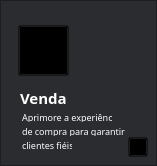
                           <widget class="QFrame" name="frame_venda">
                            <property name="minimumSize">
                             <size>
                              <width>151</width>
                              <height>161</height>
                             </size>
                            </property>
                            <property name="maximumSize">
                             <size>
                              <width>123456</width>
                              <height>123456</height>
                             </size>
                            </property>
                            <property name="styleSheet">
                             <string notr="true">QFrame{
	background-color: rgba(32, 33, 37, 200);
	background-image: url(none);}

QFrame:hover
{border: 0.5px solid rgba(255, 255, 255, 80)}</string>
                            </property>
                            <property name="frameShape">
                             <enum>QFrame::StyledPanel</enum>
                            </property>
                            <property name="frameShadow">
                             <enum>QFrame::Raised</enum>
                            </property>
                            <widget class="QPushButton" name="btn_logo_venda">
                             <property name="geometry">
                              <rect>
                               <x>18</x>
                               <y>25</y>
                               <width>51</width>
                               <height>51</height>
                              </rect>
                             </property>
                             <property name="styleSheet">
                              <string notr="true">background-color: transparent</string>
                             </property>
                             <property name="text">
                              <string/>
                             </property>
                             <property name="icon">
                              <iconset>
                               <normaloff>../../../images/svg_icons/icon_coin.svg</normaloff>../../../images/svg_icons/icon_coin.svg</iconset>
                             </property>
                             <property name="iconSize">
                              <size>
                               <width>49</width>
                               <height>49</height>
                              </size>
                             </property>
                            </widget>
                            <widget class="QLabel" name="lbl_venda">
                             <property name="geometry">
                              <rect>
                               <x>20</x>
                               <y>90</y>
                               <width>50</width>
                               <height>16</height>
                              </rect>
                             </property>
                             <property name="font">
                              <font>
                               <family>Segoe UI Semilight</family>
                               <pointsize>11</pointsize>
                               <bold>true</bold>
                              </font>
                             </property>
                             <property name="styleSheet">
                              <string notr="true">color: rgb(255, 255, 255);
background-color: transparent;
border:none;</string>
                             </property>
                             <property name="text">
                              <string>Venda</string>
                             </property>
                            </widget>
                            <widget class="QPushButton" name="btn_log_extra_venda">
                             <property name="geometry">
                              <rect>
                               <x>128</x>
                               <y>137</y>
                               <width>20</width>
                               <height>20</height>
                              </rect>
                             </property>
                             <property name="styleSheet">
                              <string notr="true">background-color: transparent</string>
                             </property>
                             <property name="icon">
                              <iconset>
                               <normaloff>../../../images/svg_icons/icon_push_notification.svg</normaloff>../../../images/svg_icons/icon_push_notification.svg</iconset>
                             </property>
                             <property name="iconSize">
                              <size>
                               <width>20</width>
                               <height>20</height>
                              </size>
                             </property>
                            </widget>
                            <widget class="QLabel" name="lbl_info_venda_3">
                             <property name="geometry">
                              <rect>
                               <x>22</x>
                               <y>140</y>
                               <width>50</width>
                               <height>10</height>
                              </rect>
                             </property>
                             <property name="font">
                              <font>
                               <family>Segoe UI Light</family>
                               <pointsize>7</pointsize>
                              </font>
                             </property>
                             <property name="styleSheet">
                              <string notr="true">border:none;
color: rgb(255, 255, 255);
background-color: transparent</string>
                             </property>
                             <property name="text">
                              <string>clientes fiéis</string>
                             </property>
                             <property name="scaledContents">
                              <bool>false</bool>
                             </property>
                            </widget>
                            <widget class="QLabel" name="lbl_info_venda_1">
                             <property name="geometry">
                              <rect>
                               <x>22</x>
                               <y>112</y>
                               <width>90</width>
                               <height>10</height>
                              </rect>
                             </property>
                             <property name="font">
                              <font>
                               <family>Segoe UI Light</family>
                               <pointsize>7</pointsize>
                              </font>
                             </property>
                             <property name="styleSheet">
                              <string notr="true">border:none;
color: rgb(255, 255, 255);
background-color: transparent</string>
                             </property>
                             <property name="text">
                              <string>Aprimore a experiência</string>
                             </property>
                             <property name="scaledContents">
                              <bool>false</bool>
                             </property>
                            </widget>
                            <widget class="QLabel" name="lbl_info_venda_2">
                             <property name="geometry">
                              <rect>
                               <x>22</x>
                               <y>126</y>
                               <width>110</width>
                               <height>10</height>
                              </rect>
                             </property>
                             <property name="font">
                              <font>
                               <family>Segoe UI Light</family>
                               <pointsize>7</pointsize>
                              </font>
                             </property>
                             <property name="styleSheet">
                              <string notr="true">border:none;
color: rgb(255, 255, 255);
background-color: transparent</string>
                             </property>
                             <property name="text">
                              <string>de compra para garantir</string>
                             </property>
                             <property name="scaledContents">
                              <bool>false</bool>
                             </property>
                            </widget>
                           </widget>
